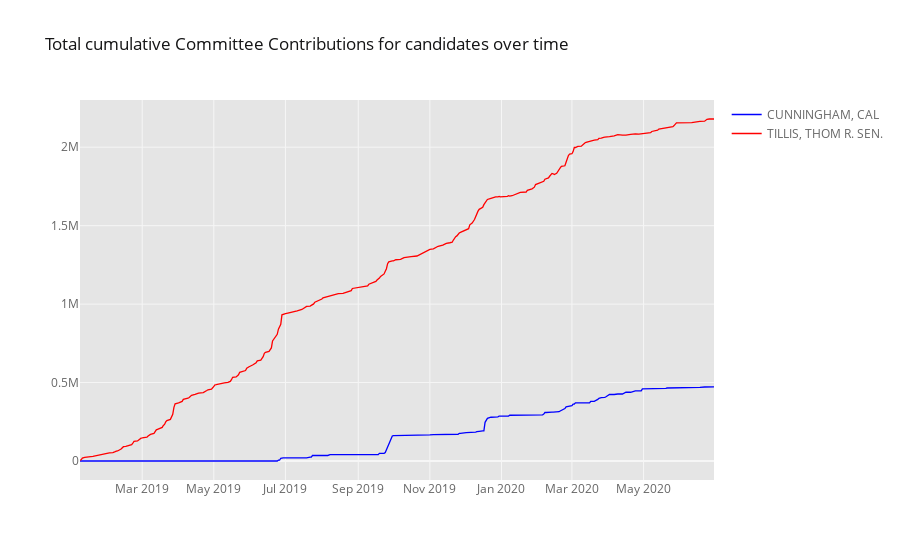

This figure's notebook cell:
### Code cell
ctrbs_by_dt = contribs.groupby(['TRANSACTION_DT', 
                                'CAND_NAME']).agg({'TRANSACTION_AMT': 'sum'}).reset_index()
ctrbs_by_dt = ctrbs_by_dt.pivot_table(index='TRANSACTION_DT', 
                                      columns=['CAND_NAME'], fill_value=0.0).droplevel(level=0, axis=1)
ctrbs_by_dt.cumsum().iplot(title='Total cumulative Committee Contributions for candidates over time', 
                           colors=color_map)

### Figure 1 — Plotly figure (JSON) as saved in the notebook; plotly's stock layout.template omitted (floating-point values rounded to 4 significant figures; data arrays with more than 128 entries replaced by an {"elided": "..."} marker saying what was removed)
{"data": [{"line": {"color": "blue", "dash": "solid", "shape": "linear", "width": 1.3}, "mode": "lines", "name": "CUNNINGHAM, CAL", "text": "", "type": "scatter", "x": {"elided": "325 str values"}, "y": {"elided": "325 int values"}}, {"line": {"color": "red", "dash": "solid", "shape": "linear", "width": 1.3}, "mode": "lines", "name": "TILLIS, THOM R. SEN.", "text": "", "type": "scatter", "x": {"elided": "325 str values"}, "y": {"elided": "325 int values"}}], "layout": {"legend": {"bgcolor": "#FFFFFF", "font": {"color": "#666666"}}, "paper_bgcolor": "#FFFFFF", "plot_bgcolor": "#E5E5E5", "title": {"font": {"color": "#151516"}, "text": "Total cumulative Committee Contributions for candidates over time"}, "xaxis": {"gridcolor": "#F6F6F6", "showgrid": true, "tickfont": {"color": "#666666"}, "title": {"font": {"color": "#666666"}, "text": ""}, "zerolinecolor": "#F6F6F6"}, "yaxis": {"gridcolor": "#F6F6F6", "showgrid": true, "tickfont": {"color": "#666666"}, "title": {"font": {"color": "#666666"}, "text": ""}, "zerolinecolor": "#F6F6F6"}}}
